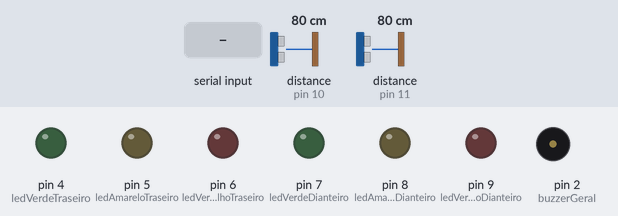
A sketch run on a simulated Arduino Uno, built with avr-gcc and run on an emulated ATmega328P. Shown: output pins drawn as LEDs (lit = HIGH), buzzer (waves = sounding, pin HIGH). The inputs (shaded band) are chosen by the test bench; at power-on: distance to the obstacle (sensors on pin 10, pin 11) 80 cm. The echo pulse lasts 58.3 µs per cm; what the sketch prints to the serial monitor is not drawn.

Above: at 1.4 s.
1.5 s: "i" received over Serial
At 3.7 s:
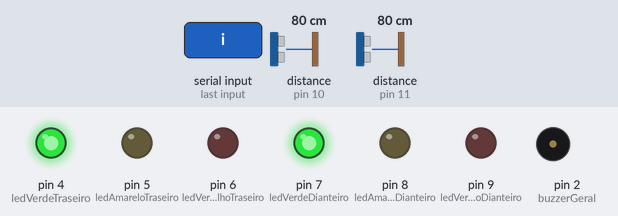
4.5 s: distance to the obstacle (sensor on pin 10) set to 53 cm
7.5 s: distance to the obstacle (sensor on pin 10) set to 45 cm
At 8.9 s:
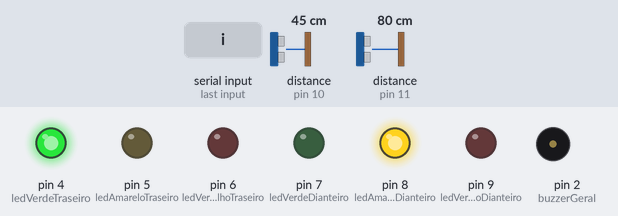
10.5 s: distance to the obstacle (sensor on pin 11) set to 53 cm
13.5 s: distance to the obstacle (sensor on pin 11) set to 45 cm
At 15.1 s:
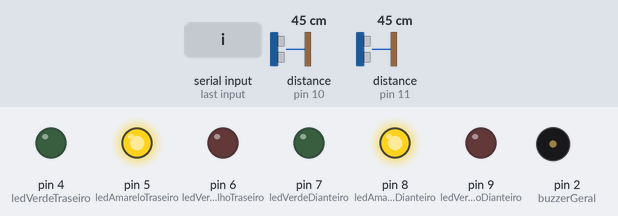
16.5 s: "l" received over Serial
At 17.66 s:
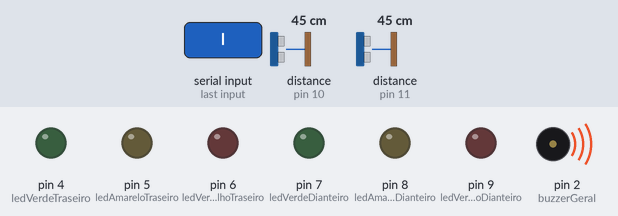
Timing chart, 0 to 20.5 s (numbered marks = the images above; inputs shaded):
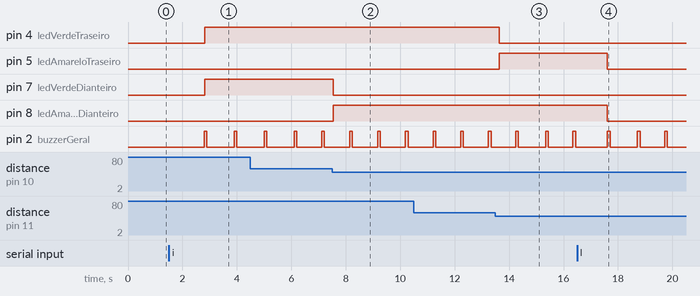

The sketch:

PrototipoSensorDeEstacionamentoComArduino.ino
```cpp
#include <Thread.h>
#include <ThreadController.h>

#define ledVermelhoDianteiro 9
#define ledAmareloDianteiro 8
#define ledVerdeDianteiro 7

#define ledVermelhoTraseiro 6
#define ledAmareloTraseiro 5
#define ledVerdeTraseiro 4

#define sensorTraseiro 11
#define sensorDianteiro 10

#define buzzerGeral 2

Thread leituraDeSensorDianteiro;
Thread leituraDeSensorTraseiro;
Thread acendimentoDeLeds;
Thread emissorSomBuzzer;
Thread transmisorBluetooth;
Thread receptorBluetooth;
ThreadController mainThread;

boolean sistemaLigado = false;

float distanciaBaixoRisco = 100.00;
float distanciaAltoRisco = 30.00;
float distanciaMedioRisco = 50.00;

float distanciaDianteira = 999.00;
float distanciaTraseira = 999.00;

unsigned long millisAnterior = 0;


void lerSensorDeDistanciaTraseiro() {
  float duracaoSensorTraseiro;
  pinMode(sensorTraseiro, OUTPUT);
  digitalWrite(sensorTraseiro, LOW);
  delayMicroseconds(2);
  digitalWrite(sensorTraseiro, HIGH);
  delayMicroseconds(5);
  digitalWrite(sensorTraseiro, LOW);
  pinMode(sensorTraseiro, INPUT);
  duracaoSensorTraseiro = pulseIn(sensorTraseiro, HIGH);
  distanciaTraseira = duracaoSensorTraseiro / 29 / 2;


}

void lerSensorDeDistanciaDianteiro() {
  float duracaoSensorDianteiro;
  pinMode(sensorDianteiro, OUTPUT);
  digitalWrite(sensorDianteiro, LOW);
  delayMicroseconds(2);
  digitalWrite(sensorDianteiro, HIGH);
  delayMicroseconds(5);
  digitalWrite(sensorDianteiro, LOW);
  pinMode(sensorDianteiro, INPUT);
  duracaoSensorDianteiro = pulseIn(sensorDianteiro, HIGH);
  distanciaDianteira = duracaoSensorDianteiro / 29 / 2;

}

void configurarSistema() {
  String config = " ";
  if (Serial.available() > 0) {
    config = Serial.readString();
  }

  if (config == "l" && sistemaLigado) {
    toogleLeds();

  } else if (config == "s" && sistemaLigado) {
    toogleSom();

  } else if (config == "d" && sistemaLigado) {
    desligarSistema();
    sistemaLigado=false;

  } else if (config == "i") {
    ligarSistema();
    sistemaLigado=true;
  }
}

void ligarSistema() {

  distanciaDianteira = 999.00;
  distanciaTraseira = 999.00;

  acendimentoDeLeds.enabled = true;

  emissorSomBuzzer.enabled = true;

  leituraDeSensorDianteiro.enabled = true;

  leituraDeSensorTraseiro.enabled = true;
  transmisorBluetooth.enabled = true;
}

void toogleLeds() {
  if (acendimentoDeLeds.enabled) {
    acendimentoDeLeds.enabled = false;
    digitalWrite(ledVermelhoDianteiro, LOW);
    digitalWrite(ledAmareloDianteiro, LOW);
    digitalWrite(ledVerdeDianteiro, LOW);
    digitalWrite(ledVermelhoTraseiro, LOW);
    digitalWrite(ledAmareloTraseiro, LOW);
    digitalWrite(ledVerdeTraseiro, LOW);

  } else {
    acendimentoDeLeds.enabled = true;
  }

}

void toogleSom() {
  if (emissorSomBuzzer.enabled) {
    emissorSomBuzzer.enabled = false;
    digitalWrite(buzzerGeral, LOW);
    noTone(buzzerGeral);

    millisAnterior = 0;
  } else {
    emissorSomBuzzer.enabled = true;
  }
}

void desligarSistema() {

  acendimentoDeLeds.enabled = false;

  emissorSomBuzzer.enabled = false;

  leituraDeSensorDianteiro.enabled = false;

  leituraDeSensorTraseiro.enabled = false;

  transmisorBluetooth.enabled = false;

  digitalWrite(ledVermelhoDianteiro, LOW);
  digitalWrite(ledAmareloDianteiro, LOW);
  digitalWrite(ledVerdeDianteiro, LOW);
  digitalWrite(ledVermelhoTraseiro, LOW);
  digitalWrite(ledAmareloTraseiro, LOW);
  digitalWrite(ledVerdeTraseiro, LOW);

  distanciaDianteira = 999.00;
  distanciaTraseira = 999.00;

  digitalWrite(buzzerGeral, LOW);
  noTone(buzzerGeral);
  millisAnterior = 0;

  digitalWrite(sensorDianteiro, LOW);
  digitalWrite(sensorTraseiro, LOW);


}

void acenderLeds() {
  if (distanciaDianteira <= distanciaAltoRisco) {
    digitalWrite(ledVermelhoDianteiro, HIGH);
    digitalWrite(ledAmareloDianteiro, LOW);
    digitalWrite(ledVerdeDianteiro, LOW);
  } else if (distanciaDianteira <= distanciaMedioRisco) {
    digitalWrite(ledAmareloDianteiro, HIGH);
    digitalWrite(ledVermelhoDianteiro, LOW);
    digitalWrite(ledVerdeDianteiro, LOW);
  } else {
    digitalWrite(ledVermelhoDianteiro, LOW);
    digitalWrite(ledVerdeDianteiro, HIGH);
    digitalWrite(ledAmareloDianteiro, LOW);
  }

  if (distanciaTraseira <= distanciaAltoRisco) {
    digitalWrite(ledVermelhoTraseiro, HIGH);
    digitalWrite(ledAmareloTraseiro, LOW);
    digitalWrite(ledVerdeTraseiro, LOW);
  } else if (distanciaTraseira <= distanciaMedioRisco) {
    digitalWrite(ledAmareloTraseiro, HIGH);
    digitalWrite(ledVermelhoTraseiro, LOW);
    digitalWrite(ledVerdeTraseiro, LOW);
  } else {
    digitalWrite(ledVermelhoTraseiro, LOW);
    digitalWrite(ledVerdeTraseiro, HIGH);
    digitalWrite(ledAmareloTraseiro, LOW);
  }

}

void tocarBuzzer() {


  digitalWrite(buzzerGeral, LOW);
  if (distanciaTraseira <= distanciaAltoRisco
      || distanciaDianteira <= distanciaAltoRisco) {
    digitalWrite(buzzerGeral, HIGH);
  } else {
    digitalWrite(buzzerGeral, LOW);
    unsigned long millisAtuais = millis();


    if (millisAtuais - millisAnterior > 1000) {

      millisAnterior = millisAtuais;

      digitalWrite(buzzerGeral, HIGH);
    }


  }
}

void transmitirViaBluetooth() {

  Serial.print(distanciaDianteira);
  Serial.print('-');
  Serial.print(distanciaTraseira);
  Serial.print('#');


}

void setup() {
  Serial.begin(9600);
  pinMode(buzzerGeral, OUTPUT);
  pinMode(ledVerdeTraseiro, OUTPUT);
  pinMode(ledAmareloTraseiro, OUTPUT);
  pinMode(ledVermelhoTraseiro, OUTPUT);

  pinMode(ledVermelhoDianteiro, OUTPUT);
  pinMode(ledVerdeDianteiro, OUTPUT);
  pinMode(ledAmareloDianteiro, OUTPUT);

  leituraDeSensorTraseiro.setInterval(200);
  leituraDeSensorTraseiro.onRun(lerSensorDeDistanciaTraseiro);
  leituraDeSensorTraseiro.enabled = false;

  leituraDeSensorDianteiro.setInterval(200);
  leituraDeSensorDianteiro.onRun(lerSensorDeDistanciaDianteiro);
  leituraDeSensorDianteiro.enabled = false;

  acendimentoDeLeds.setInterval(100);
  acendimentoDeLeds.onRun(acenderLeds);
  acendimentoDeLeds.enabled = false;

  emissorSomBuzzer.setInterval(100);
  emissorSomBuzzer.onRun(tocarBuzzer);
  emissorSomBuzzer.enabled = false;

  transmisorBluetooth.setInterval(200);
  transmisorBluetooth.onRun(transmitirViaBluetooth);
  transmisorBluetooth.enabled = false;

  receptorBluetooth.setInterval(300);
  receptorBluetooth.onRun(configurarSistema);

  mainThread.add(&emissorSomBuzzer);
  mainThread.add(&leituraDeSensorTraseiro);
  mainThread.add(&leituraDeSensorDianteiro);
  mainThread.add(&acendimentoDeLeds);
  mainThread.add(&transmisorBluetooth);
  mainThread.add(&receptorBluetooth);

}

void loop() {
  mainThread.run();
}
```

Measured:
- the behaviour switches between 50 and 49 cm on distance to the obstacle (sensor on pin 10) (found by bisection; images 1 and 2)
- the behaviour switches between 50 and 49 cm on distance to the obstacle (sensor on pin 11) (found by bisection; images 2 and 3)
- after the input at 1.5 s, pin 4 (ledVerdeTraseiro), pin 7 (ledVerdeDianteiro): LOW → HIGH after 1.3 s; pin 2 (buzzerGeral): alternates HIGH for 0.10 s and LOW for 1.0 s, starting after 1.3 s
- after the input at 7.5 s, pin 7 (ledVerdeDianteiro): HIGH → LOW at once; pin 8 (ledAmareloDianteiro): LOW → HIGH at once
- after the input at 13.5 s, pin 4 (ledVerdeTraseiro): HIGH → LOW after 0.15 s; pin 5 (ledAmareloTraseiro): LOW → HIGH after 0.15 s
- after the input at 16.5 s, pin 5 (ledAmareloTraseiro), pin 8 (ledAmareloDianteiro): HIGH → LOW after 1.1 s
